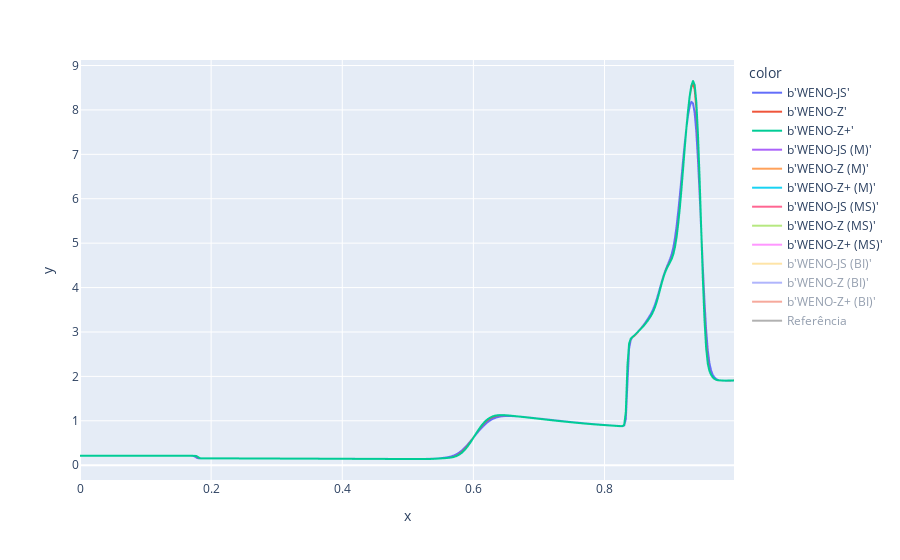

Notebook code cell kept with this figure:
### Code cell
fig = ply_exp.line(
    data_frame = df    ,
    x          = x     ,
    y          = y     ,
    color      = label
)

print(tf.range(interval[0], interval[1], Δx_ref, dtype=float_pres))

fig.add_trace(
    ply_go.Scatter(
        x    = tf.range(interval[0], interval[1], Δx_ref, dtype=float_pres),
        y    = u_ref[0],
        mode = "lines"                                           ,
        line = ply_go.scatter.Line(color="#656565")              ,
        name = "Referência"
    )
)
fig.show()

### Figure 1 — Plotly figure (JSON) as saved in the notebook; plotly's stock layout.template omitted (floating-point values rounded to 4 significant figures; data arrays with more than 128 entries replaced by an {"elided": "..."} marker saying what was removed)
{"data": [{"hovertemplate": "color=b'WENO-JS'<br>x=%{x}<br>y=%{y}<extra></extra>", "legendgroup": "b'WENO-JS'", "line": {"color": "#636efa", "dash": "solid"}, "marker": {"symbol": "circle"}, "mode": "lines", "name": "b'WENO-JS'", "showlegend": true, "type": "scattergl", "x": {"elided": "400 float values"}, "xaxis": "x", "y": {"elided": "400 float values"}, "yaxis": "y"}, {"hovertemplate": "color=b'WENO-Z'<br>x=%{x}<br>y=%{y}<extra></extra>", "legendgroup": "b'WENO-Z'", "line": {"color": "#EF553B", "dash": "solid"}, "marker": {"symbol": "circle"}, "mode": "lines", "name": "b'WENO-Z'", "showlegend": true, "type": "scattergl", "x": {"elided": "400 float values"}, "xaxis": "x", "y": {"elided": "400 float values"}, "yaxis": "y"}, {"hovertemplate": "color=b'WENO-Z+'<br>x=%{x}<br>y=%{y}<extra></extra>", "legendgroup": "b'WENO-Z+'", "line": {"color": "#00cc96", "dash": "solid"}, "marker": {"symbol": "circle"}, "mode": "lines", "name": "b'WENO-Z+'", "showlegend": true, "type": "scattergl", "visible": true, "x": {"elided": "400 float values"}, "xaxis": "x", "y": {"elided": "400 float values"}, "yaxis": "y"}, {"hovertemplate": "color=b'WENO-JS (M)'<br>x=%{x}<br>y=%{y}<extra></extra>", "legendgroup": "b'WENO-JS (M)'", "line": {"color": "#ab63fa", "dash": "solid"}, "marker": {"symbol": "circle"}, "mode": "lines", "name": "b'WENO-JS (M)'", "showlegend": true, "type": "scattergl", "x": {"elided": "400 float values"}, "xaxis": "x", "y": {"elided": "400 null values"}, "yaxis": "y"}, {"hovertemplate": "color=b'WENO-Z (M)'<br>x=%{x}<br>y=%{y}<extra></extra>", "legendgroup": "b'WENO-Z (M)'", "line": {"color": "#FFA15A", "dash": "solid"}, "marker": {"symbol": "circle"}, "mode": "lines", "name": "b'WENO-Z (M)'", "showlegend": true, "type": "scattergl", "x": {"elided": "400 float values"}, "xaxis": "x", "y": {"elided": "400 null values"}, "yaxis": "y"}, {"hovertemplate": "color=b'WENO-Z+ (M)'<br>x=%{x}<br>y=%{y}<extra></extra>", "legendgroup": "b'WENO-Z+ (M)'", "line": {"color": "#19d3f3", "dash": "solid"}, "marker": {"symbol": "circle"}, "mode": "lines", "name": "b'WENO-Z+ (M)'", "showlegend": true, "type": "scattergl", "x": {"elided": "400 float values"}, "xaxis": "x", "y": {"elided": "400 null values"}, "yaxis": "y"}, {"hovertemplate": "color=b'WENO-JS (MS)'<br>x=%{x}<br>y=%{y}<extra></extra>", "legendgroup": "b'WENO-JS (MS)'", "line": {"color": "#FF6692", "dash": "solid"}, "marker": {"symbol": "circle"}, "mode": "lines", "name": "b'WENO-JS (MS)'", "showlegend": true, "type": "scattergl", "x": {"elided": "400 float values"}, "xaxis": "x", "y": {"elided": "400 null values"}, "yaxis": "y"}, {"hovertemplate": "color=b'WENO-Z (MS)'<br>x=%{x}<br>y=%{y}<extra></extra>", "legendgroup": "b'WENO-Z (MS)'", "line": {"color": "#B6E880", "dash": "solid"}, "marker": {"symbol": "circle"}, "mode": "lines", "name": "b'WENO-Z (MS)'", "showlegend": true, "type": "scattergl", "x": {"elided": "400 float values"}, "xaxis": "x", "y": {"elided": "400 null values"}, "yaxis": "y"}, {"hovertemplate": "color=b'WENO-Z+ (MS)'<br>x=%{x}<br>y=%{y}<extra></extra>", "legendgroup": "b'WENO-Z+ (MS)'", "line": {"color": "#FF97FF", "dash": "solid"}, "marker": {"symbol": "circle"}, "mode": "lines", "name": "b'WENO-Z+ (MS)'", "showlegend": true, "type": "scattergl", "visible": true, "x": {"elided": "400 float values"}, "xaxis": "x", "y": {"elided": "400 null values"}, "yaxis": "y"}, {"hovertemplate": "color=b'WENO-JS (BI)'<br>x=%{x}<br>y=%{y}<extra></extra>", "legendgroup": "b'WENO-JS (BI)'", "line": {"color": "#FECB52", "dash": "solid"}, "marker": {"symbol": "circle"}, "mode": "lines", "name": "b'WENO-JS (BI)'", "showlegend": true, "type": "scattergl", "visible": "legendonly", "x": {"elided": "400 float values"}, "xaxis": "x", "y": {"elided": "400 int values"}, "yaxis": "y"}, {"hovertemplate": "color=b'WENO-Z (BI)'<br>x=%{x}<br>y=%{y}<extra></extra>", "legendgroup": "b'WENO-Z (BI)'", "line": {"color": "#636efa", "dash": "solid"}, "marker": {"symbol": "circle"}, "mode": "lines", "name": "b'WENO-Z (BI)'", "showlegend": true, "type": "scattergl", "visible": "legendonly", "x": {"elided": "400 float values"}, "xaxis": "x", "y": {"elided": "400 int values"}, "yaxis": "y"}, {"hovertemplate": "color=b'WENO-Z+ (BI)'<br>x=%{x}<br>y=%{y}<extra></extra>", "legendgroup": "b'WENO-Z+ (BI)'", "line": {"color": "#EF553B", "dash": "solid"}, "marker": {"symbol": "circle"}, "mode": "lines", "name": "b'WENO-Z+ (BI)'", "showlegend": true, "type": "scattergl", "visible": "legendonly", "x": {"elided": "400 float values"}, "xaxis": "x", "y": {"elided": "400 int values"}, "yaxis": "y"}, {"line": {"color": "#666666"}, "mode": "lines", "name": "Referência", "type": "scatter", "visible": "legendonly", "x": {"elided": "2000 float values"}, "y": {"elided": "400 int values"}}], "layout": {"autosize": true, "legend": {"title": {"text": "color"}, "tracegroupgap": 0}, "margin": {"t": 60}, "xaxis": {"anchor": "y", "autorange": true, "domain": [0, 1], "range": [0, 0.9975], "title": {"text": "x"}, "type": "linear"}, "yaxis": {"anchor": "x", "autorange": true, "domain": [0, 1], "range": [-0.3326, 9.124], "title": {"text": "y"}, "type": "linear"}}}
